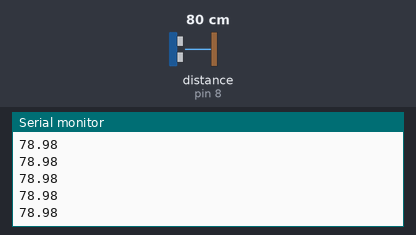
Recording of a sketch running on a simulated Arduino Uno, built with avr-gcc and run on an emulated ATmega328P. Shown: the last lines printed to the serial monitor. Wiring (inferred from the names in the program): ultrasonic range finder: trigger pin 9; echo pin 8. The inputs (shaded band) are chosen by the test bench; at power-on: distance to the obstacle (sensor on pin 8) 80 cm. The echo pulse lasts 58.3 µs per cm.

Above: at 1.2 s.
1.3 s: distance to the obstacle (sensor on pin 8) set to 2 cm
At 1.8 s:
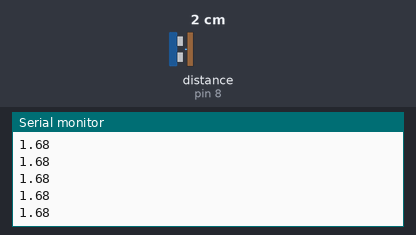
2.8 s: distance to the obstacle (sensor on pin 8) set to 4 cm
At 3.6 s:
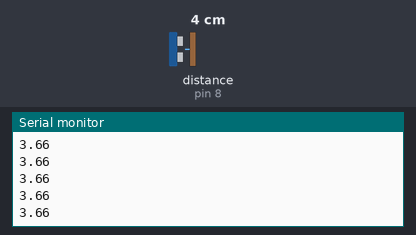
Timing chart, 0 to 5.8 s (numbered marks = the images above; inputs shaded):
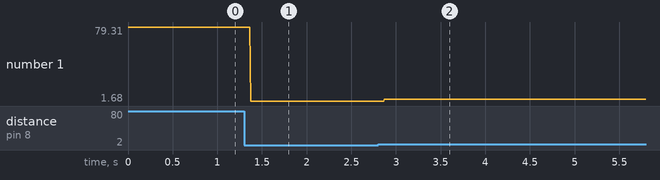

The sketch:

ultrasonic-serial.ino
```cpp
// Wiring configuration
#define ECHO_PIN 8
#define TRIGGER_PIN 9

// Baud rate for external consumption
#define SERIAL_BAUD 9600

void setup()
{

	pinMode(TRIGGER_PIN, OUTPUT);
	pinMode(ECHO_PIN, INPUT);
	Serial.begin(SERIAL_BAUD);
}

void loop()
{
	float distance = ultrasonic_read(ECHO_PIN, TRIGGER_PIN);
	String serial_buffer = String(distance);
	serial_buffer = serial_buffer + "\n";

	Serial.print(serial_buffer);
}

float ultrasonic_read(int echoPin, int trigPin)
{
	// Clears the trigPin
	digitalWrite(trigPin, LOW);
	delayMicroseconds(2);

	// Sets the trigPin on HIGH state for 10 micro seconds
	digitalWrite(trigPin, HIGH);
	delayMicroseconds(10);
	digitalWrite(trigPin, LOW);

	// Reads the echoPin, returns the sound wave travel time in microseconds
	int duration = pulseIn(echoPin, HIGH);

	return duration * 0.034 / 2;
}
```

Measured:
- after the input at 1.3 s, the serial monitor: prints a new line after 0.07 s (image 1)
- after the input at 2.8 s, the serial monitor: prints a new line after 0.07 s (image 2)
- plotted number 1: 78.98 → 1.68 after the input at 1.3 s, 1.68 → 3.66 after the input at 2.8 s
